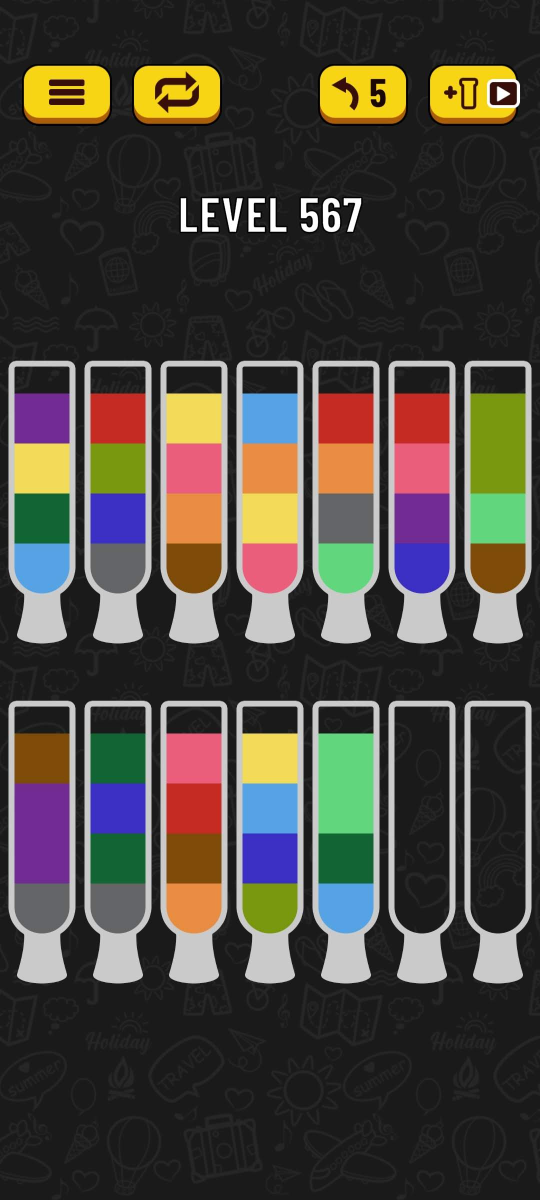
#> input picture image/567.jpg, 1080 x 2400 px (shown at 1/2 size)
$ python run.py
#> lines starting #> are read from the running program, lines starting #| are printed output that depends on the picture
# import the necessary packages
import argparse
import cv2
import json
from select_points_array import *

# This file allows user to use openCV for select the locations of the water sort colours
# Selected colours are grouped based on RGB color similarity
# If color analysis is correct, the number of unique colours should be equal to the number of columns
# The analysis result can be saved as json file for solve.py to solve.

# [49 lines left out: functions draw_points, group_colors, not called in this run]


# construct the argument parser and parse the arguments
ap = argparse.ArgumentParser()
ap.add_argument("-i", "--image", default='image/567.jpg', help="Path to the image")
ap.add_argument("--scale_factor", default=0.5, help="Scale Factor", type=float)
ap.add_argument("-o", "--file_out", default='', help="Path to the image")

args = vars(ap.parse_args())

# load the image, clone it, and setup the mouse callback function
image = cv2.imread(args["image"])
#> image is the input picture: shape (2400, 1080, 3); mean B, G, R 62.3, 69.9, 75.1
scale_factor = args["scale_factor"]
width = int(image.shape[1] * scale_factor)
#> width = 540
height = int(image.shape[0] * scale_factor)
#> height = 1200
image = cv2.resize(image, (width, height), interpolation=cv2.INTER_AREA)
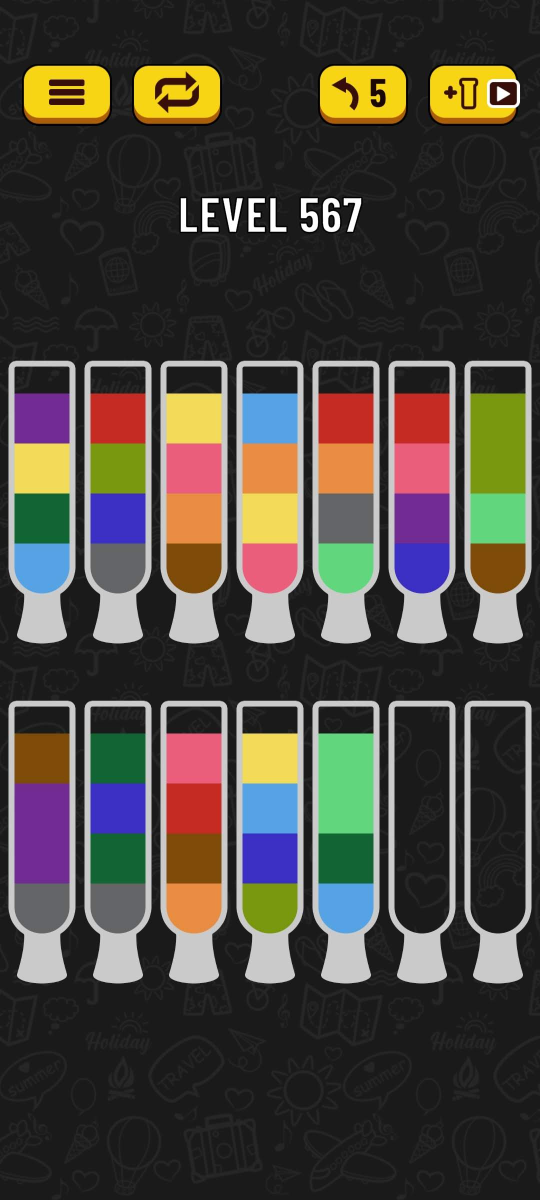
#> image: shape (1200, 540, 3); mean B, G, R 62.4, 70, 75.2
clone = image.copy()
cv2.namedWindow("image")
# cv2.setMouseCallback("image", on_click)

# keep looping until the 'q' key is pressed
prompt = "Press a to add points, s to save to json, l to load from json, r to reset all points, g to analysis colour group"
roi_pts = []
while True:
	# display the image and wait for a keypress
	cv2.imshow("image", image)
	key = cv2.waitKey(1) & 0xFF
#> (key q is pressed here)
	# if the 'r' key is pressed, reset the cropping region
	if key == ord("r"):
		image = clone.copy()
		roi_pts = []
		print(prompt)

	# 'a' key to add points by selection
	if key == ord("a"):
		new_pts = select_2d_points_array(image)
		if new_pts == None:
			print("Selection canceled")
		roi_pts += new_pts
		draw_points(image, new_pts)
		print("Selection Complete. New Points are: ", new_pts)
		print("Total number of selected points = {}".format(len(roi_pts)))
		print(prompt)


	if key == ord("s"):
		with open("roi.json", "w") as f:
			f.write(json.dumps(roi_pts))
		print("roi.json Saved")
		print(prompt)

	if key == ord("l"):
		image = clone.copy()
		roi_pts = []
		with open("roi.json", "r") as f:
			roi_pts = json.load(f)
		draw_points(image, roi_pts)
		print("roi.json Loaded")
		print(prompt)

	if key == ord("g"):
		uniq_colors, group_lists = group_colors(clone, roi_pts)
		if len(uniq_colors) == len(group_lists):
			filename = args["file_out"]
			if filename == '':
				filename = args["image"].split('.')[0] + '.json'
			dict = {'uniq_colors' : uniq_colors, 'group_lists':group_lists}
			with open(filename, "w") as f:
				f.write(json.dumps(dict))
			print("{} Saved".format(filename))

	# if the 'q' key is pressed, break from the loop
	elif key == ord("q"):
		break


# close all open windows
cv2.destroyAllWindows()

$ run again, with image/561.jpg copied over image/567.jpg
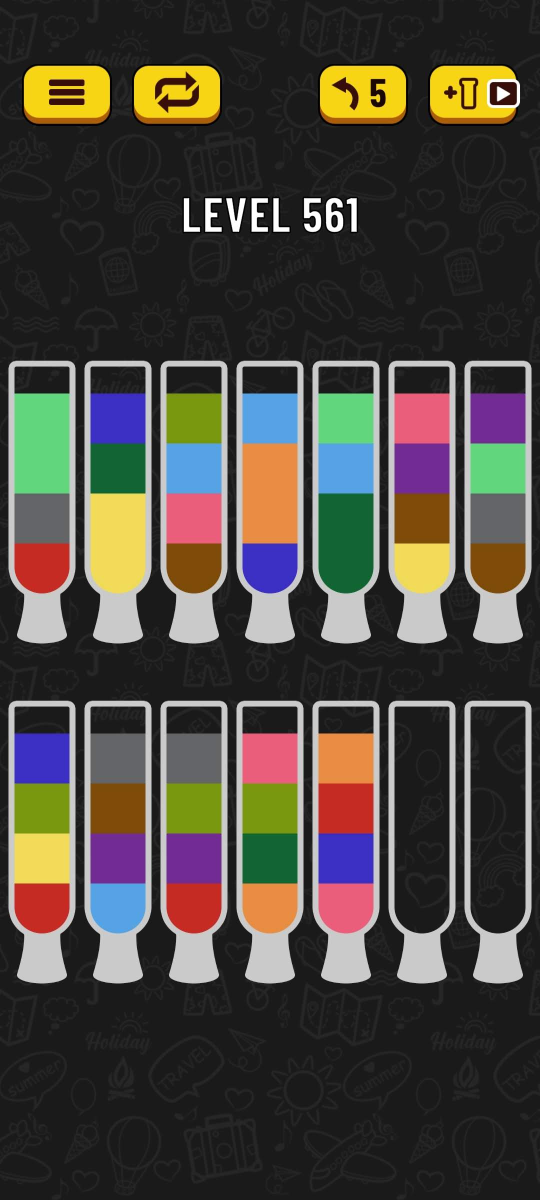
#> input picture image/561.jpg, 1080 x 2400 px (shown at 1/2 size)
#> image is the input picture: shape (2400, 1080, 3); mean B, G, R 62.4, 69.9, 74.8
#> `image = cv2.resize(image, (width, height), interpolation=cv2.INTER_AREA)`:
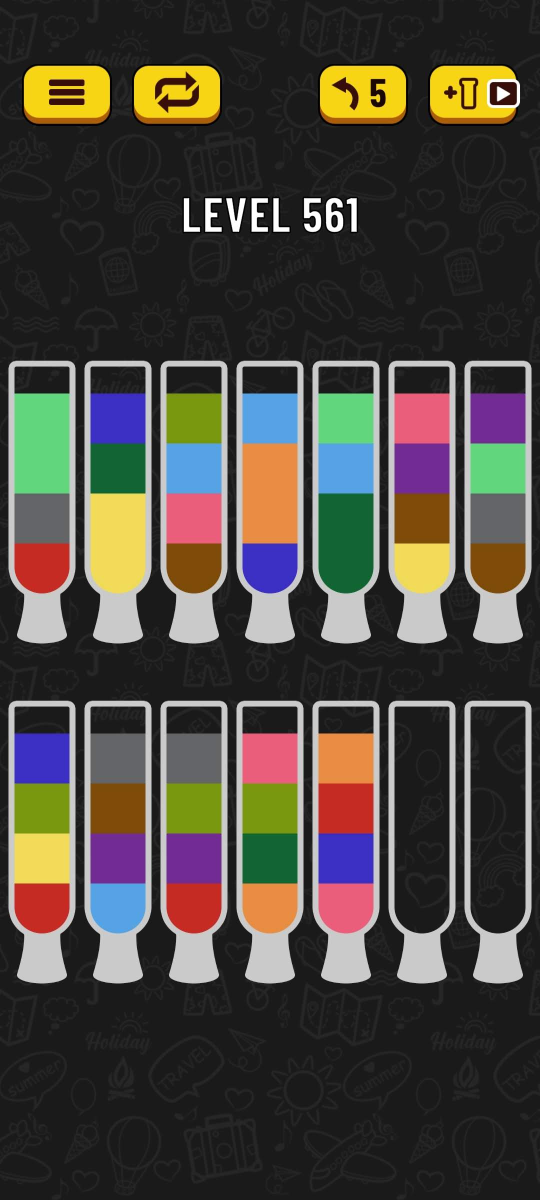
#> image: shape (1200, 540, 3); mean B, G, R 62.5, 70, 74.9

$ run again, with image/571.jpg copied over image/567.jpg
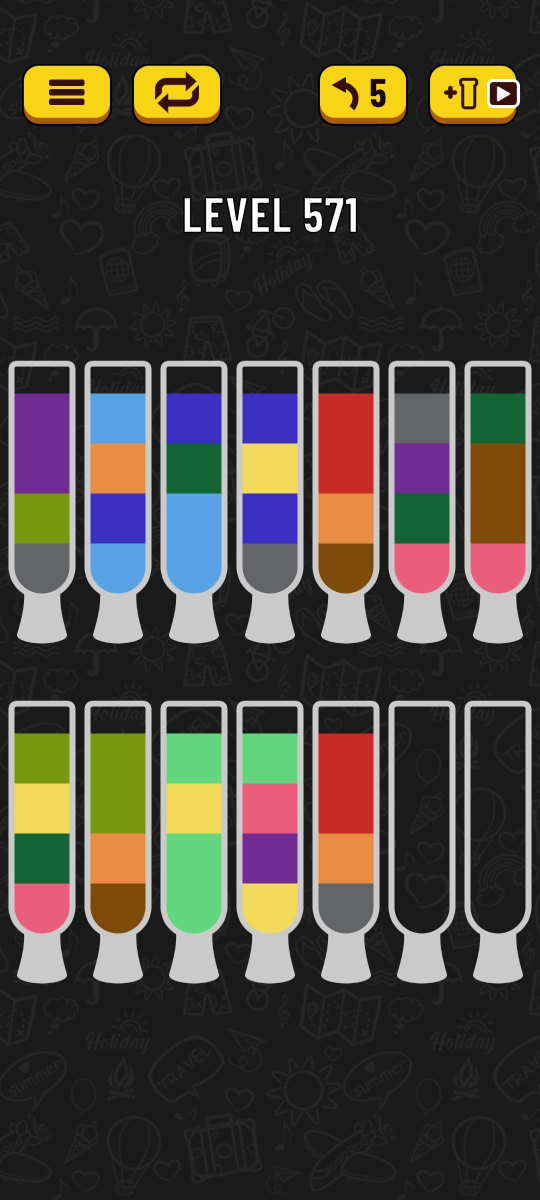
#> input picture image/571.jpg, 1080 x 2400 px (shown at 1/2 size)
#> image is the input picture: shape (2400, 1080, 3); mean B, G, R 62.2, 69.8, 74.9
#> `image = cv2.resize(image, (width, height), interpolation=cv2.INTER_AREA)`:
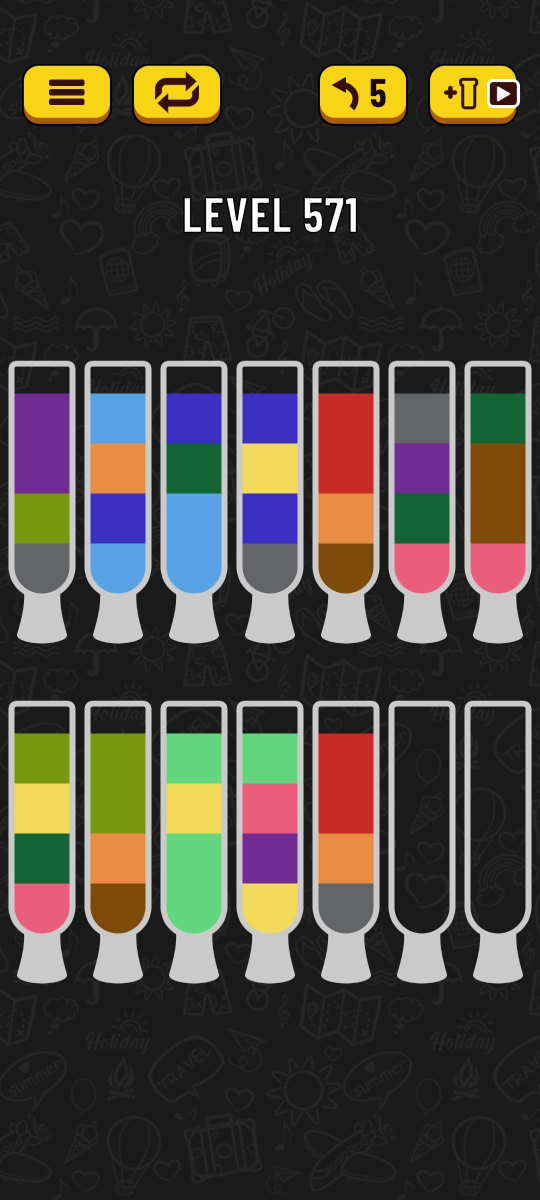
#> image: shape (1200, 540, 3); mean B, G, R 62.3, 69.9, 75

$ run again, with image/585.jpg copied over image/567.jpg
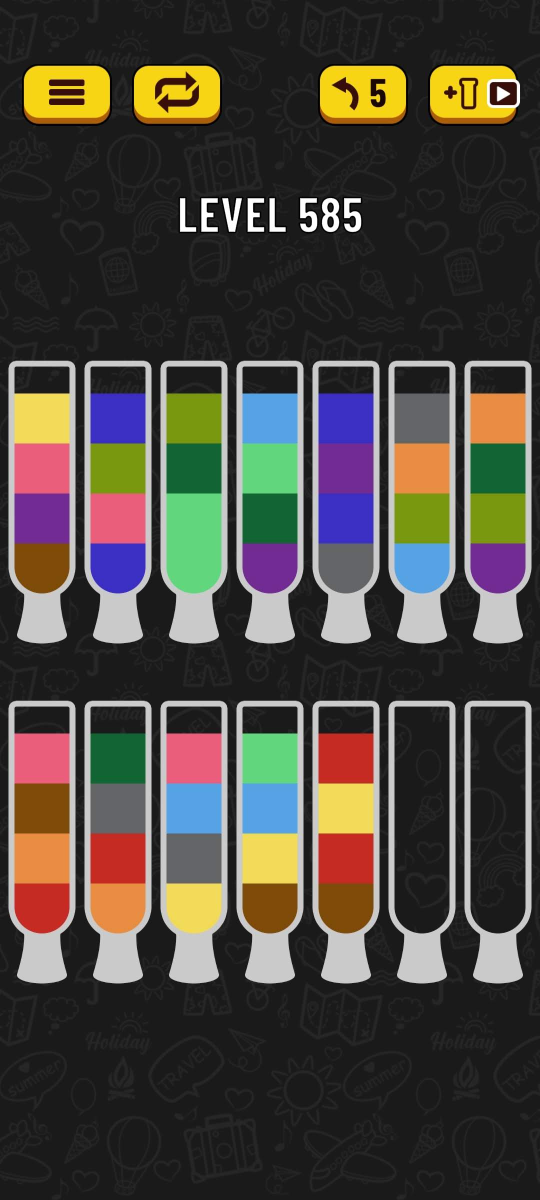
#> input picture image/585.jpg, 1080 x 2400 px (shown at 1/2 size)
#> image is the input picture: shape (2400, 1080, 3); mean B, G, R 62.4, 70, 75.1
#> `image = cv2.resize(image, (width, height), interpolation=cv2.INTER_AREA)`:
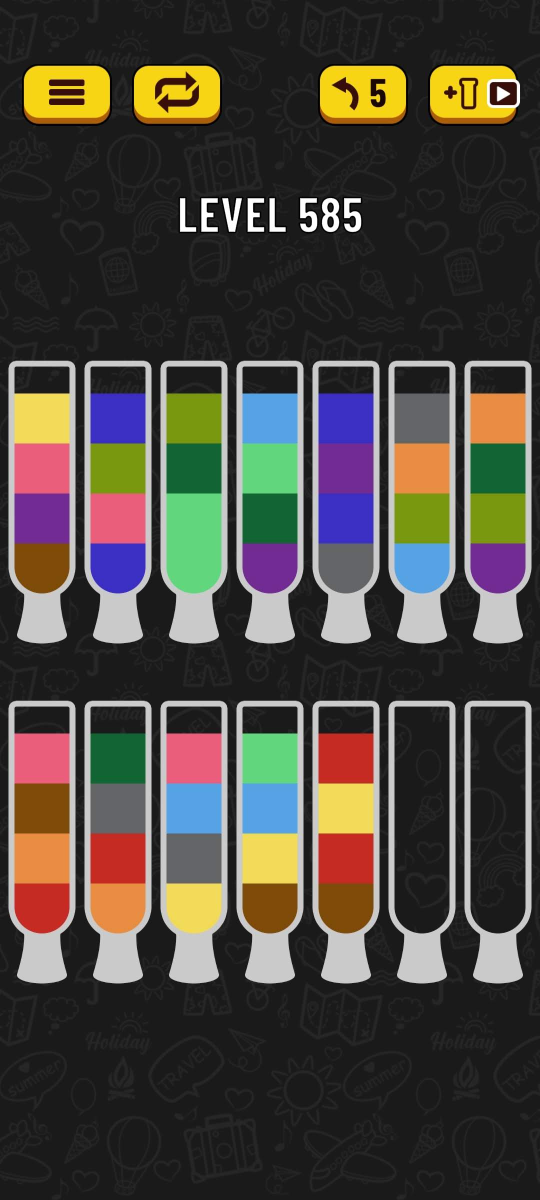
#> image: shape (1200, 540, 3); mean B, G, R 62.5, 70.1, 75.1
